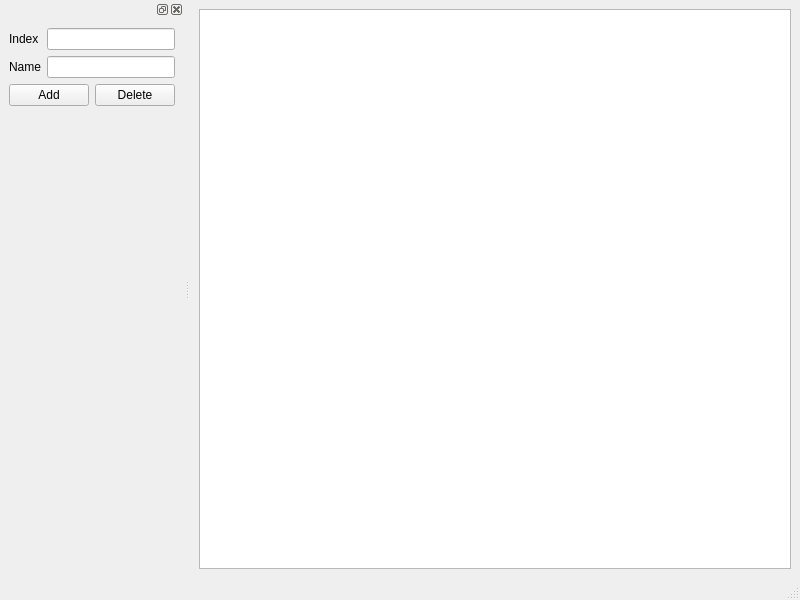
<?xml version="1.0" encoding="UTF-8"?>
<ui version="4.0">
 <class>MainWindow</class>
 <widget class="QMainWindow" name="MainWindow">
  <property name="geometry">
   <rect>
    <x>0</x>
    <y>0</y>
    <width>800</width>
    <height>600</height>
   </rect>
  </property>
  <property name="windowTitle">
   <string>MainWindow</string>
  </property>
  <widget class="QWidget" name="centralwidget">
   <layout class="QGridLayout" name="gridLayout">
    <item row="0" column="0">
     <widget class="QListWidget" name="listWidget"/>
    </item>
   </layout>
  </widget>
  <widget class="QMenuBar" name="menubar">
   <property name="geometry">
    <rect>
     <x>0</x>
     <y>0</y>
     <width>800</width>
     <height>26</height>
    </rect>
   </property>
  </widget>
  <widget class="QStatusBar" name="statusbar"/>
  <widget class="QDockWidget" name="dockWidget">
   <attribute name="dockWidgetArea">
    <number>1</number>
   </attribute>
   <widget class="QWidget" name="dockWidgetContents">
    <layout class="QGridLayout" name="gridLayout_2">
     <item row="0" column="0">
      <layout class="QGridLayout" name="gridLayout_4">
       <item row="1" column="1">
        <widget class="QLineEdit" name="nameEdit"/>
       </item>
       <item row="1" column="0">
        <widget class="QLabel" name="label_2">
         <property name="text">
          <string>Name</string>
         </property>
        </widget>
       </item>
       <item row="0" column="1">
        <widget class="QLineEdit" name="indexEdit"/>
       </item>
       <item row="0" column="0">
        <widget class="QLabel" name="label">
         <property name="text">
          <string>Index</string>
         </property>
        </widget>
       </item>
      </layout>
     </item>
     <item row="1" column="0">
      <layout class="QGridLayout" name="gridLayout_5">
       <item row="0" column="0">
        <widget class="QPushButton" name="addBtn">
         <property name="text">
          <string>Add</string>
         </property>
        </widget>
       </item>
       <item row="0" column="1">
        <widget class="QPushButton" name="delBtn">
         <property name="text">
          <string>Delete</string>
         </property>
        </widget>
       </item>
      </layout>
     </item>
     <item row="2" column="0">
      <spacer name="verticalSpacer">
       <property name="orientation">
        <enum>Qt::Vertical</enum>
       </property>
       <property name="sizeHint" stdset="0">
        <size>
         <width>20</width>
         <height>40</height>
        </size>
       </property>
      </spacer>
     </item>
    </layout>
   </widget>
  </widget>
 </widget>
 <resources/>
 <connections/>
</ui>
